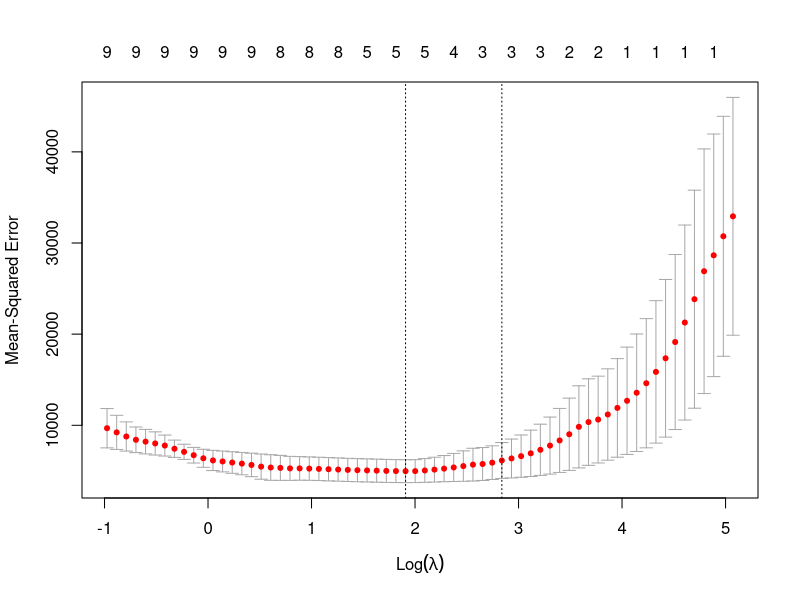
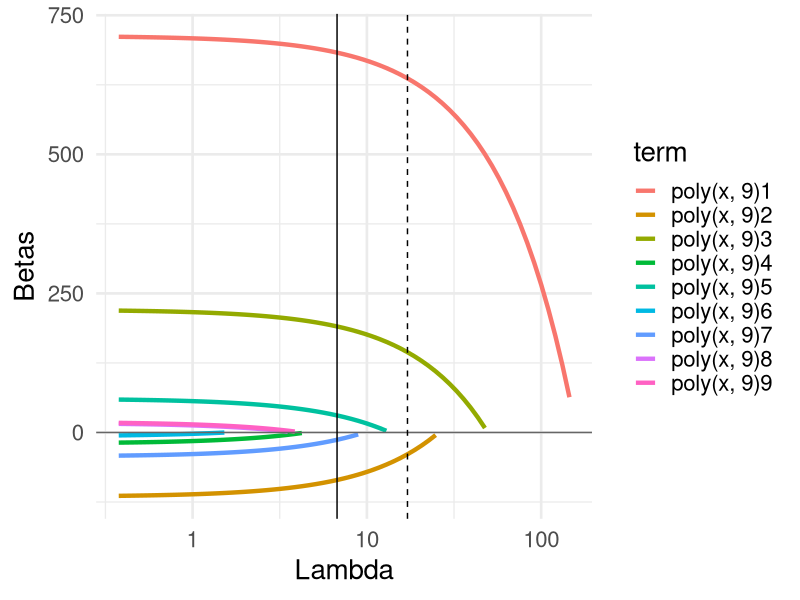

Source code (R) for these figures, in order:
library(purrr)
library(broom)
library(tidyverse)
library(gganimate)
library(caret)
library(glmnet)
set.seed(9)
theme_set(theme_minimal(20))

# Criando banco de dados --------------------------------------------------

criar_amostra <- function(n) {
  tibble(
    x = runif(n, 0, 20),
    y = 500 + 0.4 * (x-10)^3 + rnorm(n, sd = 50)
  )
}

df_treino <- criar_amostra(20)

# LASSO ---------------------------------------------------------------------

X <- model.matrix(y ~ poly(x, 9), data = df_treino)
y <- df_treino$y
lasso <- cv.glmnet(X, y, nfolds = 5)

plot(lasso)

glance_cv <- glance(lasso)
tidied <- tidy(lasso$glmnet.fit)
tidied %>%
  filter(term != "(Intercept)") %>%
  ggplot(aes(lambda, estimate, group = term, colour = term)) +
  scale_x_log10() +
  geom_line(size = 1.5) +
  labs(y = "Betas", x  = "Lambda") +
  geom_hline(yintercept = 0, colour = "grey40") +
  geom_vline(xintercept = glance_cv$lambda.min) +
  geom_vline(xintercept = glance_cv$lambda.1se, lty = 2) 
